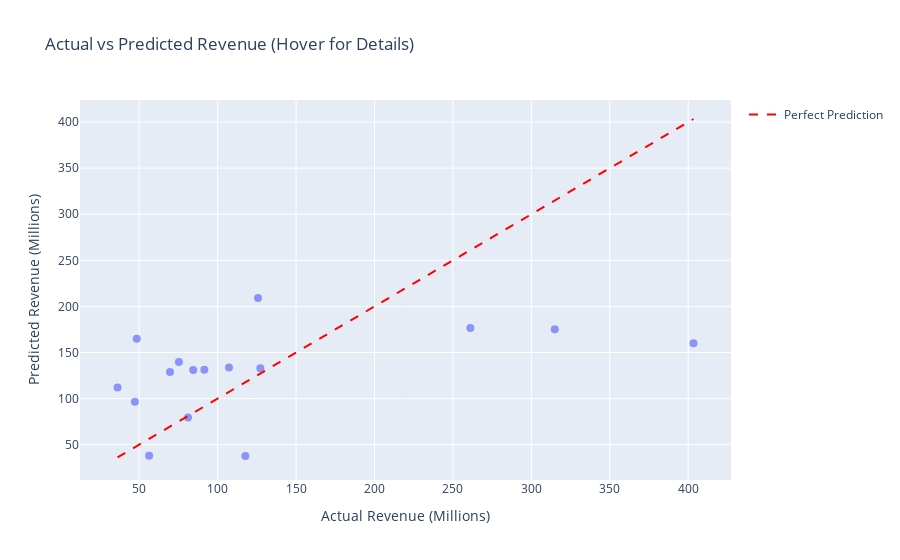

Notebook code for this chart:
### Code cell
polynomial_regression_genre_and_rated(6, df_clean, "Adventure", "R", True, True, True)

### Figure 1 — Plotly figure (JSON) as saved in the notebook; plotly's stock layout.template omitted (floating-point values rounded to 4 significant figures)
{"data": [{"customdata": [["Title: Predators<br>Genre: Adventure<br>Rated: R<br>Actual: $127.23M<br>Predicted: $132.99M"], ["Title: Edge of Darkness<br>Genre: Adventure<br>Rated: R<br>Actual: $81.13M<br>Predicted: $79.6M"], ["Title: A Very Harold & Kumar Christmas<br>Genre: Adventure<br>Rated: R<br>Actual: $36.19M<br>Predicted: $111.91M"], ["Title: Prometheus<br>Genre: Adventure<br>Rated: R<br>Actual: $403.35M<br>Predicted: $160.07M"], ["Title: The Expendables 2<br>Genre: Adventure<br>Rated: R<br>Actual: $314.98M<br>Predicted: $175.29M"], ["Title: Chef<br>Genre: Adventure<br>Rated: R<br>Actual: $48.43M<br>Predicted: $164.88M"], ["Title: Vacation<br>Genre: Adventure<br>Rated: R<br>Actual: $107.23M<br>Predicted: $133.81M"], ["Title: Mortdecai<br>Genre: Adventure<br>Rated: R<br>Actual: $47.28M<br>Predicted: $96.61M"], ["Title: Mechanic: Resurrection<br>Genre: Adventure<br>Rated: R<br>Actual: $125.73M<br>Predicted: $209.17M"], ["Title: Game Night<br>Genre: Adventure<br>Rated: R<br>Actual: $117.68M<br>Predicted: $37.71M"], ["Title: The Spy Who Dumped Me<br>Genre: Adventure<br>Rated: R<br>Actual: $75.32M<br>Predicted: $139.79M"], ["Title: Terminator: Dark Fate<br>Genre: Adventure<br>Rated: R<br>Actual: $261.12M<br>Predicted: $176.72M"], ["Title: Crawl<br>Genre: Adventure<br>Rated: R<br>Actual: $91.54M<br>Predicted: $131.26M"], ["Title: Mortal Kombat<br>Genre: Adventure<br>Rated: R<br>Actual: $84.43M<br>Predicted: $130.92M"], ["Title: The Northman<br>Genre: Adventure<br>Rated: R<br>Actual: $69.63M<br>Predicted: $128.94M"], ["Title: Demon Slayer: Kimetsu No Yaiba - To the Swordsmith Village<br>Genre: Adventure<br>Rated: R<br>Actual: $56.32M<br>Predicted: $37.91M"]], "hovertemplate": "Actual Revenue (Millions)=%{x}<br>Predicted Revenue (Millions)=%{y}<br>hover_info=%{customdata[0]}<extra></extra>", "legendgroup": "", "marker": {"color": "#636efa", "opacity": 0.7, "size": 8, "symbol": "circle"}, "mode": "markers", "name": "", "orientation": "v", "showlegend": false, "type": "scatter", "x": [127.2, 81.13, 36.19, 403.4, 315.0, 48.43, 107.2, 47.28, 125.7, 117.7, 75.32, 261.1, 91.54, 84.43, 69.63, 56.32], "xaxis": "x", "y": [133.0, 79.6, 111.9, 160.1, 175.3, 164.9, 133.8, 96.61, 209.2, 37.71, 139.8, 176.7, 131.3, 130.9, 128.9, 37.91], "yaxis": "y"}, {"line": {"color": "red", "dash": "dash"}, "marker": {"opacity": 0.7, "size": 8}, "mode": "lines", "name": "Perfect Prediction", "type": "scatter", "x": [36.19, 403.4], "y": [36.19, 403.4]}], "layout": {"legend": {"tracegroupgap": 0}, "title": {"text": "Actual vs Predicted Revenue (Hover for Details)"}, "xaxis": {"anchor": "y", "domain": [0, 1], "title": {"text": "Actual Revenue (Millions)"}}, "yaxis": {"anchor": "x", "domain": [0, 1], "title": {"text": "Predicted Revenue (Millions)"}}}}
